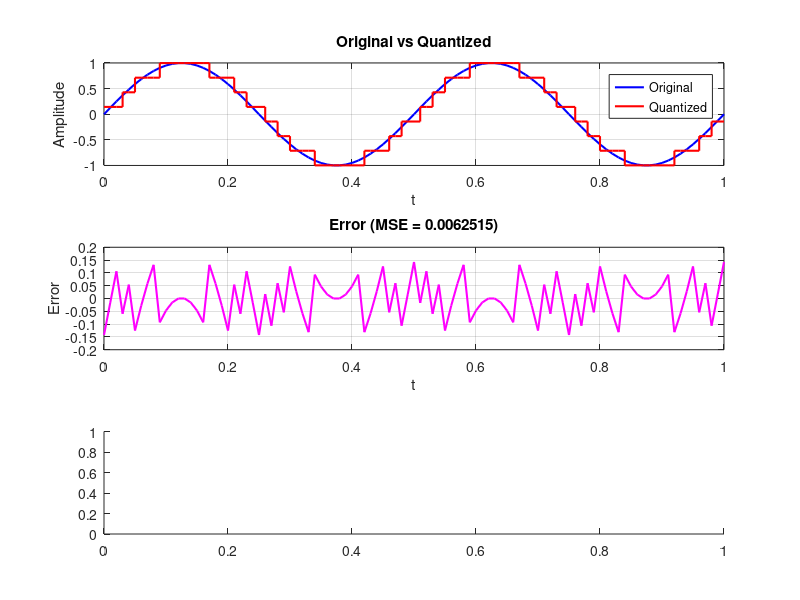

Write MATLAB code to recreate this figure. (Note: this script raises an error after producing the figure.)
f = 2;
t = 0:0.01:1;
x = sin(2*pi*f*t);

L = 8;
xmin = min(x);
xmax = max(x);
delta = (xmax - xmin)/(L-1);

xq = round((x - xmin)/delta)*delta + xmin;

error = x - xq;
MSE = mean(error.^2);

figure;

subplot(3,1,1);
plot(t,x,'b','LineWidth',1.5); hold on;
stairs(t,xq,'r','LineWidth',1.5);
legend('Original','Quantized');
title('Original vs Quantized'); xlabel('t'); ylabel('Amplitude'); grid on;

subplot(3,1,2);
plot(t,error,'m','LineWidth',1.5);
title(['Error (MSE = ' num2str(MSE) ')']); xlabel('t'); ylabel('Error'); grid on;

subplot(3,1,3);
histogram(error,20);
title('Error Distribution'); xlabel('Error'); ylabel('Count'); grid on;

disp(['MSE = ', num2str(MSE)]);
disp(['Max error = ', num2str(max(abs(error)))]);
